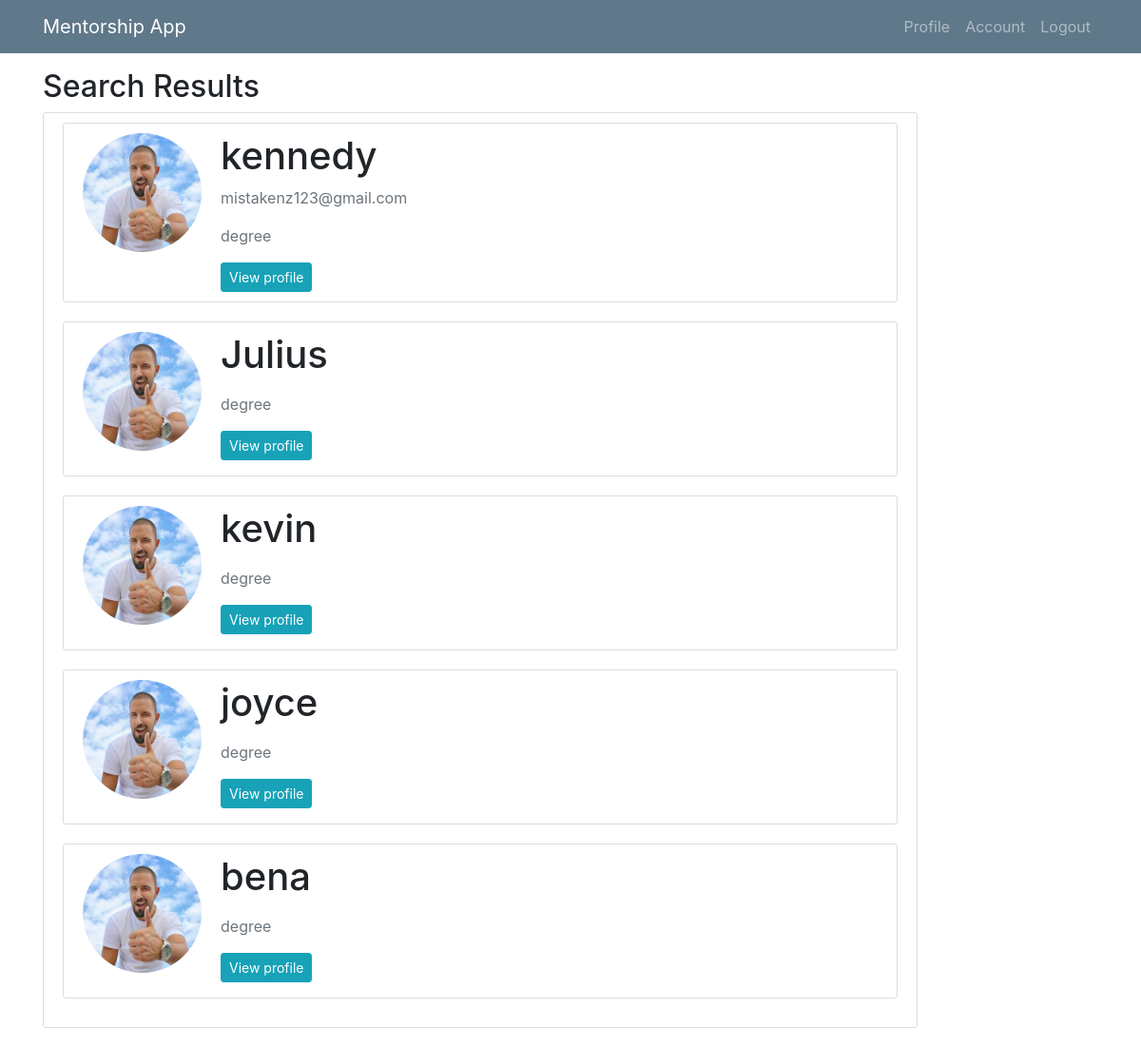
The page /search-results/ (signed in) on the database its author committed.
### mentee/models.py (models this page shows, shortened)
class User(AbstractUser):
    is_mentee = models.BooleanField(default=False)
    is_mentor = models.BooleanField(default=False)

class Profile(models.Model):
    user = models.OneToOneField(User, on_delete=models.CASCADE)
    image = models.ImageField(default='default.jpg', upload_to='profile_pics')
    education = models.CharField(default='degree', max_length=100)
    registration = models.CharField(default='BBIT/2014/62324', max_length=100)

### mentee/views/mentee.py (the view)
# urls.py: path('search-results/', mentee.search, name="search-user"),
def search(request):
    if not request.user.is_mentee:
        return redirect('home')
    queryset = User.objects.all()
    query = request.GET.get('q')
    if query:
        queryset = queryset.filter(
            Q(username__icontains=query) |
            Q(first_name__icontains=query)
        ).distinct()
    context = {
        'queryset': queryset
    }
    return render(request, 'menti/search_results.html', context)

### mentee/templates/menti/search_results.html
{% extends 'base.html' %}
{% load humanize %}
{% block content %}
<br><br><br>
 <h2>Search Results</h2>
 <div class="row">
        <div class="col-md-10">
 <div class="content-section">
     {% if queryset %}
     {% for user in queryset %}
     <div class="content-section">
      <div class="media">
         <img class="rounded-circle account-img" src="{{ user.profile.image.url }}">
         <div class="media-body">
            <h2 class="account-heading">{{ user.username }}</h2>
            <p class="text-secondary">{{ user.email }}</p>
              <p class="text-secondary">{{ user.profile.education }}</p>
              <a class="btn btn-info btn-sm" href="{% url 'profile-detail2' pk=user.pk %}">View profile</a>
         </div>
      </div>
   </div>
     {% endfor %}
     {% else %}
     <p>There is no such User</p>
     {% endif %}
 </div>
        </div>
 </div>
{% endblock %}

### mentee/static/mentee/main.css (style rules this page uses)
body { background: #fafafa; color: #333333; margin-top: 5rem; }
h1, h2, h3, h4, h5, h6 { color: #444444; }
.content-section { background: #ffffff; padding: 10px 20px; border: 1px solid #dddddd; border-radius: 3px; margin-bottom: 20px; }
.account-img { height: 125px; width: 125px; margin-right: 20px; margin-bottom: 16px; }
.account-heading { font-size: 2.5rem; }

### rows shown on the page
User: profile.image (placeholder picture), username "kennedy", email "mistakenz123@gmail.com", profile.education "degree"
User: profile.image (placeholder picture), username "Julius", profile.education "degree"
User: profile.image (placeholder picture), username "kevin", profile.education "degree"
User: profile.image (placeholder picture), username "joyce", profile.education "degree"
User: profile.image (placeholder picture), username "bena", profile.education "degree"
